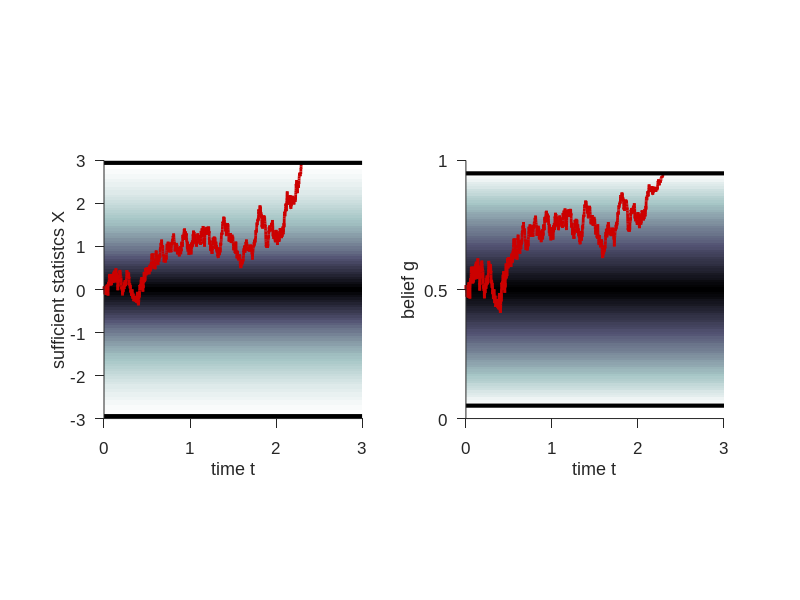

The MATLAB script that drew this image:
function plot_diffusion_example(sig2, g_bound)
%% function plots a trajectory in an example diffusion model
%
% sig2 specifies the task difficulty (variance of the prior over mu), and
% g_bound the height of the bound (>0.5, <1) in the decision maker's
% belief.
%
% If not given, the arguments default to sig2 = 2, and g_bound = 0.95.

%% settings
% variance of momentary evidence
if nargin < 1, sig2 = 2; end
% bound in belief
if nargin < 2, g_bound = 0.95; end
% simulation time-steps
dt = 0.001;


%% map bound into x-space
x_bound = sig2 * log(g_bound / (1 - g_bound)) / 2;


%% simulate trajectory
% this is the slow way of simulating the model, as I extend the xs array as
% I go along. Pre-allocating the array would be faster, but here, speed is
% not an issue.
xs = 0;
sigconst = sqrt(sig2 * dt);
while true
    xs = cat(2, xs, xs(end) + dt + sigconst * randn(1, 1));
    % stop simulation when boundary has been crossed
    if abs(xs(end)) > x_bound, break; end
end
% correct last x to be at rather than past boundary
xs(end) = sign(xs(end)) * x_bound;
% map into g
gs = 1 ./ (1 + exp(- 2 * xs / sig2));


%% plot trajectory in x and belief
figure('Color', 'white');
N = length(xs);
T = ceil(N * dt);
ts = 0:dt:T;

% trajector in x
subplot(1, 2, 1);  hold on;
xlim([0 max(ts)]);
% shaded belief area behind x trajectory
xs1 = linspace(-x_bound, x_bound, 100);
gs1 = 1 ./ (1 + exp(- 2 * xs1 / sig2));
imagesc(ts,xs1,repmat(max(gs1,1-gs1)',1,length(ts)),[0.5 1]);  colormap('bone');
% x trajectory
plot(ts(1:N), xs, 'LineWidth', 2, 'Color', [0.8 0 0]);
% bounds
plot(xlim, [1 1] * x_bound, 'k', 'LineWidth', 3);
plot(xlim, [1 1] * (-x_bound), 'k', 'LineWidth', 3);
% labels
xlabel('time t');
ylabel('sufficient statistcs X');
set(gca,'Layer','top','PlotBoxAspectRatio',[1,1,1],...
        'FontName','Arial','FontSize',12,...
        'TickDir','out','TickLength',[1 1]*0.02,'XTick',0:T);

% trajector in belief
subplot(1, 2, 2);  hold on;
xlim([0 max(ts)]);  ylim([0 1]);
% shaded belief area behind belief trajectory
gs1 = linspace(1-g_bound, g_bound, 100);
imagesc(ts,gs1,repmat(max(gs1,1-gs1)',1,length(ts)),[0.5 1]);  colormap('bone');
% belief trajectory
plot(ts(1:N), gs, 'LineWidth', 2, 'Color', [0.8 0 0]);
% bounds
plot(xlim, [1 1] * g_bound, 'k', 'LineWidth', 3);
plot(xlim, [1 1] * (1-g_bound), 'k', 'LineWidth', 3);
% labels
xlabel('time t');
ylabel('belief g');
set(gca,'Layer','top','PlotBoxAspectRatio',[1,1,1],...
        'FontName','Arial','FontSize',12,...
        'TickDir','out','TickLength',[1 1]*0.02,'XTick',0:T,'YTick',0:0.5:1);

